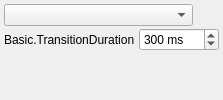
  <widget class="OBSDock" name="transitionsDock">
   <property name="features">
    <set>QDockWidget::AllDockWidgetFeatures</set>
   </property>
   <property name="windowTitle">
    <string>Basic.SceneTransitions</string>
   </property>
   <attribute name="dockWidgetArea">
    <number>8</number>
   </attribute>
   <widget class="QWidget" name="dockWidgetContents_5">
    <layout class="QVBoxLayout" name="verticalLayout_3">
     <property name="leftMargin">
      <number>4</number>
     </property>
     <property name="topMargin">
      <number>4</number>
     </property>
     <property name="rightMargin">
      <number>4</number>
     </property>
     <property name="bottomMargin">
      <number>4</number>
     </property>
     <item>
      <widget class="QWidget" name="transitionsContainer" native="true">
       <layout class="QVBoxLayout" name="verticalLayout_2">
        <property name="spacing">
         <number>2</number>
        </property>
        <property name="leftMargin">
         <number>0</number>
        </property>
        <property name="topMargin">
         <number>0</number>
        </property>
        <property name="rightMargin">
         <number>0</number>
        </property>
        <property name="bottomMargin">
         <number>0</number>
        </property>
        <item>
         <layout class="QHBoxLayout" name="horizontalLayout_4">
          <property name="spacing">
           <number>4</number>
          </property>
          <item>
           <widget class="QComboBox" name="transitions">
            <property name="minimumSize">
             <size>
              <width>120</width>
              <height>0</height>
             </size>
            </property>
            <property name="accessibleName">
             <string>Transition</string>
            </property>
           </widget>
          </item>
          <item>
           <widget class="QPushButton" name="transitionProps">
            <property name="sizePolicy">
             <sizepolicy hsizetype="Maximum" vsizetype="Maximum">
              <horstretch>0</horstretch>
              <verstretch>0</verstretch>
             </sizepolicy>
            </property>
            <property name="maximumSize">
             <size>
              <width>22</width>
              <height>22</height>
             </size>
            </property>
            <property name="toolTip">
             <string>Basic.TransitionProperties</string>
            </property>
            <property name="accessibleName">
             <string>Basic.TransitionProperties</string>
            </property>
            <property name="text">
             <string notr="true"/>
            </property>
            <property name="icon">
             <iconset>
              <normaloff>:/res/images/configuration21_16.png</normaloff>:/res/images/configuration21_16.png</iconset>
            </property>
            <property name="flat">
             <bool>true</bool>
            </property>
            <property name="themeID" stdset="0">
             <string notr="true">configIconSmall</string>
            </property>
           </widget>
          </item>
         </layout>
        </item>
        <item>
         <layout class="QHBoxLayout" name="horizontalLayout_3">
          <property name="spacing">
           <number>4</number>
          </property>
          <item>
           <widget class="QLabel" name="transitionDurationLabel">
            <property name="sizePolicy">
             <sizepolicy hsizetype="Maximum" vsizetype="Preferred">
              <horstretch>0</horstretch>
              <verstretch>0</verstretch>
             </sizepolicy>
            </property>
            <property name="text">
             <string>Basic.TransitionDuration</string>
            </property>
            <property name="buddy">
             <cstring>transitionDuration</cstring>
            </property>
           </widget>
          </item>
          <item>
           <widget class="QSpinBox" name="transitionDuration">
            <property name="accessibleName">
             <string>Basic.TransitionDuration</string>
            </property>
            <property name="suffix">
             <string> ms</string>
            </property>
            <property name="minimum">
             <number>2</number>
            </property>
            <property name="maximum">
             <number>10000</number>
            </property>
            <property name="singleStep">
             <number>50</number>
            </property>
            <property name="value">
             <number>300</number>
            </property>
           </widget>
          </item>
         </layout>
        </item>
        <item>
         <spacer name="verticalSpacer">
          <property name="orientation">
           <enum>Qt::Vertical</enum>
          </property>
          <property name="sizeHint" stdset="0">
           <size>
            <width>20</width>
            <height>40</height>
           </size>
          </property>
         </spacer>
        </item>
       </layout>
      </widget>
     </item>
    </layout>
   </widget>
  </widget>
